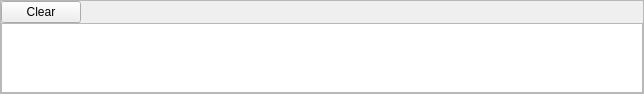
<?xml version="1.0" encoding="UTF-8"?>
<ui version="4.0">
 <class>FormLogWindow</class>
 <widget class="QWidget" name="FormLogWindow">
  <property name="geometry">
   <rect>
    <x>0</x>
    <y>0</y>
    <width>644</width>
    <height>88</height>
   </rect>
  </property>
  <property name="baseSize">
   <size>
    <width>0</width>
    <height>0</height>
   </size>
  </property>
  <property name="windowTitle">
   <string>Form</string>
  </property>
  <layout class="QVBoxLayout" name="verticalLayout">
   <property name="spacing">
    <number>0</number>
   </property>
   <property name="margin">
    <number>0</number>
   </property>
   <item>
    <widget class="QFrame" name="frame">
     <property name="autoFillBackground">
      <bool>true</bool>
     </property>
     <property name="frameShape">
      <enum>QFrame::StyledPanel</enum>
     </property>
     <property name="frameShadow">
      <enum>QFrame::Raised</enum>
     </property>
     <layout class="QVBoxLayout" name="verticalLayout_2">
      <property name="spacing">
       <number>0</number>
      </property>
      <property name="margin">
       <number>0</number>
      </property>
      <item>
       <layout class="QHBoxLayout" name="horizontalLayout">
        <item>
         <widget class="QPushButton" name="pushButton">
          <property name="text">
           <string>Clear</string>
          </property>
         </widget>
        </item>
        <item>
         <spacer name="horizontalSpacer">
          <property name="orientation">
           <enum>Qt::Horizontal</enum>
          </property>
          <property name="sizeHint" stdset="0">
           <size>
            <width>40</width>
            <height>20</height>
           </size>
          </property>
         </spacer>
        </item>
       </layout>
      </item>
      <item>
       <widget class="QListWidget" name="listWidgetLogWindow">
        <property name="minimumSize">
         <size>
          <width>0</width>
          <height>0</height>
         </size>
        </property>
        <property name="baseSize">
         <size>
          <width>0</width>
          <height>0</height>
         </size>
        </property>
        <property name="font">
         <font>
          <family>ＭＳ ゴシック</family>
          <pointsize>9</pointsize>
         </font>
        </property>
        <property name="autoFillBackground">
         <bool>true</bool>
        </property>
       </widget>
      </item>
     </layout>
    </widget>
   </item>
  </layout>
 </widget>
 <resources/>
 <connections>
  <connection>
   <sender>pushButton</sender>
   <signal>clicked()</signal>
   <receiver>FormLogWindow</receiver>
   <slot>slot_pushButtonClear()</slot>
   <hints>
    <hint type="sourcelabel">
     <x>75</x>
     <y>31</y>
    </hint>
    <hint type="destinationlabel">
     <x>4</x>
     <y>36</y>
    </hint>
   </hints>
  </connection>
 </connections>
 <slots>
  <slot>slot_pushButtonClear()</slot>
 </slots>
</ui>
